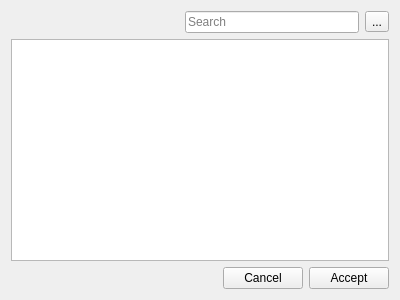
<?xml version="1.0" encoding="UTF-8"?>
<ui version="4.0">
 <class>pkgSelect</class>
 <widget class="QDialog" name="pkgSelect">
  <property name="geometry">
   <rect>
    <x>0</x>
    <y>0</y>
    <width>400</width>
    <height>300</height>
   </rect>
  </property>
  <property name="windowTitle">
   <string>Select a package</string>
  </property>
  <property name="windowIcon">
   <iconset resource="EasyPBI.qrc">
    <normaloff>:/png/icons/EasyPBIicon.png</normaloff>:/png/icons/EasyPBIicon.png</iconset>
  </property>
  <layout class="QVBoxLayout" name="verticalLayout">
   <item>
    <layout class="QHBoxLayout" name="horizontalLayout">
     <item>
      <spacer name="horizontalSpacer">
       <property name="orientation">
        <enum>Qt::Horizontal</enum>
       </property>
       <property name="sizeHint" stdset="0">
        <size>
         <width>40</width>
         <height>20</height>
        </size>
       </property>
      </spacer>
     </item>
     <item>
      <widget class="QLineEdit" name="line_search">
       <property name="placeholderText">
        <string>Search</string>
       </property>
      </widget>
     </item>
     <item>
      <widget class="QToolButton" name="tool_search">
       <property name="text">
        <string>...</string>
       </property>
       <property name="icon">
        <iconset resource="EasyPBI.qrc">
         <normaloff>:/png/icons/search.png</normaloff>:/png/icons/search.png</iconset>
       </property>
      </widget>
     </item>
    </layout>
   </item>
   <item>
    <widget class="QTreeWidget" name="treeWidget">
     <attribute name="headerVisible">
      <bool>false</bool>
     </attribute>
     <column>
      <property name="text">
       <string>Available Packages</string>
      </property>
     </column>
    </widget>
   </item>
   <item>
    <layout class="QHBoxLayout" name="horizontalLayout_2">
     <item>
      <spacer name="horizontalSpacer_2">
       <property name="orientation">
        <enum>Qt::Horizontal</enum>
       </property>
       <property name="sizeHint" stdset="0">
        <size>
         <width>40</width>
         <height>20</height>
        </size>
       </property>
      </spacer>
     </item>
     <item>
      <widget class="QPushButton" name="push_cancel">
       <property name="focusPolicy">
        <enum>Qt::NoFocus</enum>
       </property>
       <property name="text">
        <string>Cancel</string>
       </property>
       <property name="icon">
        <iconset resource="EasyPBI.qrc">
         <normaloff>:/png/icons/cancel.png</normaloff>:/png/icons/cancel.png</iconset>
       </property>
      </widget>
     </item>
     <item>
      <widget class="QPushButton" name="push_ok">
       <property name="focusPolicy">
        <enum>Qt::NoFocus</enum>
       </property>
       <property name="text">
        <string>Accept</string>
       </property>
       <property name="icon">
        <iconset resource="EasyPBI.qrc">
         <normaloff>:/png/icons/accept.png</normaloff>:/png/icons/accept.png</iconset>
       </property>
      </widget>
     </item>
    </layout>
   </item>
  </layout>
 </widget>
 <resources>
  <include location="EasyPBI.qrc"/>
 </resources>
 <connections/>
</ui>
